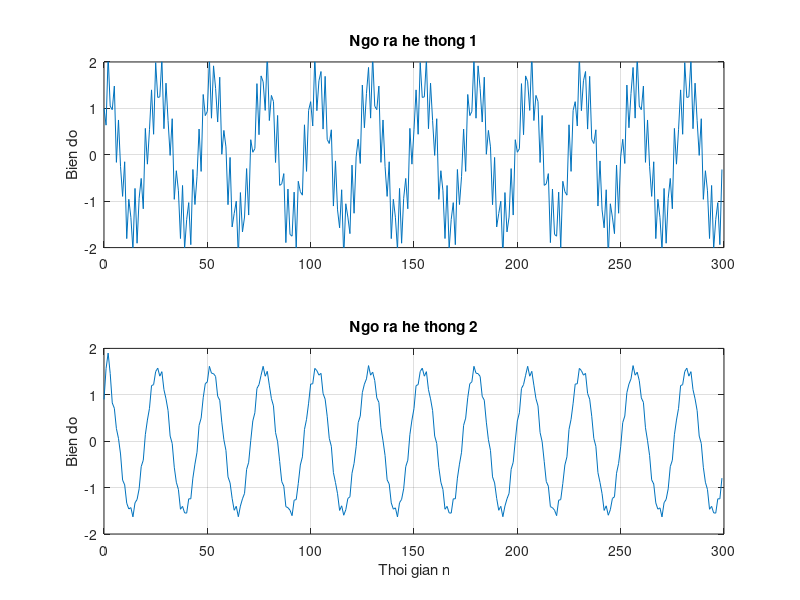

MATLAB code for this plot:
clf;
n = 0:299;
x1 = cos(2*pi*10*n/256);
x2 = cos(2*pi*100*n/256);
x = x1+x2;
num1 = [0.5 0.27 0.77];
y1 = filter(num1,1,x);
den2 = [1 -0.53 0.46];
num2 = [0.45 0.5 0.45];
y2 = filter(num2,den2,x);
subplot(2,1,1);
plot(n,y1);axis([0 300 -2 2]);
ylabel('Bien do');
title('Ngo ra he thong 1');
grid;
subplot(2,1,2);
plot(n,y2);
axis([0 300 -2 2]);
xlabel('Thoi gian n'); 
ylabel('Bien do');
title('Ngo ra he thong 2');
grid;
